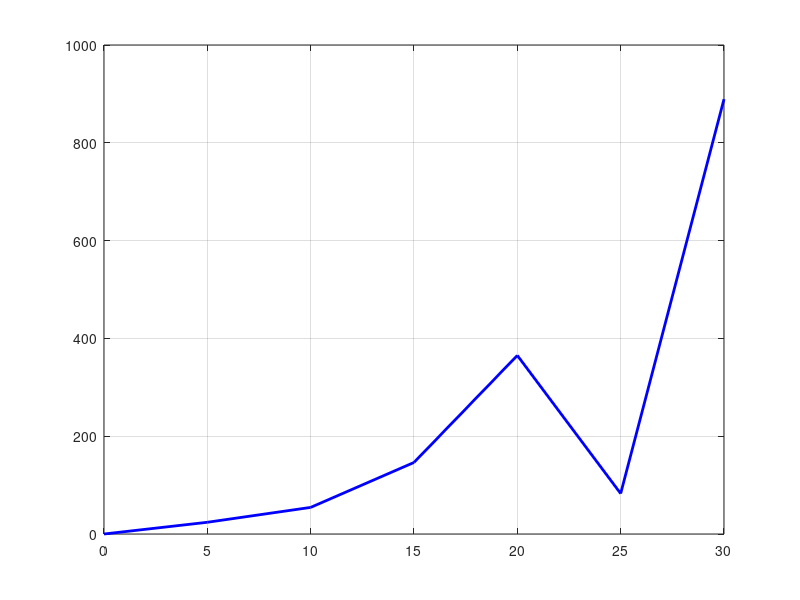

Here is the MATLAB script that generated this plot:
%{
---------------------------------------------
This Program was Created by the MATLAB R2014b
Project : Function Calculator 2 
Author : Arash Mehrzadi https://arashmehrzadi.com
Date : 30 April 2021
---------------------------------------------
%}
fprintf('FCM1.m ...\nYour Function : y=|sin(x)|*x^2');
n= input('\nPlease Enter n : ');
d= input('\nPlease Enter Steps len 0<steps<1:');
X= 0:d:2*n*pi;
Y= abs(sin(X)).*X.^2;
plot(X,Y,'linewidth',2,'color','b')
grid on